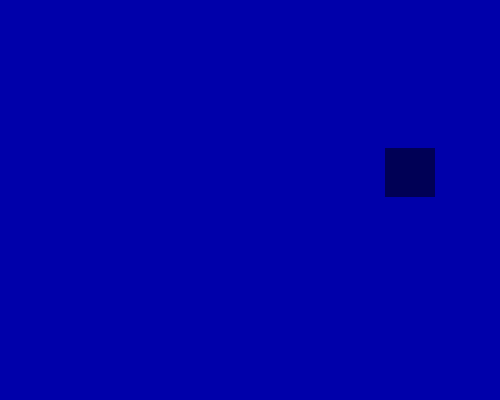
Frame 1 (no input)
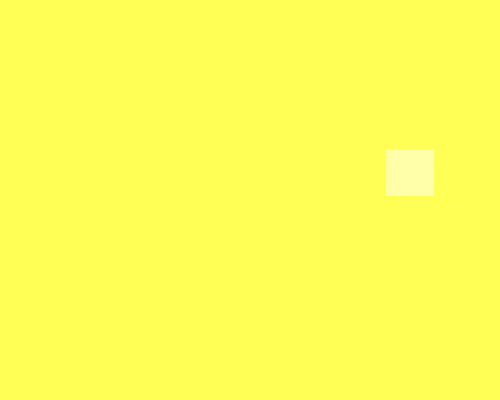
Frame 60 (the mouse pressed at the canvas centre just before this capture)
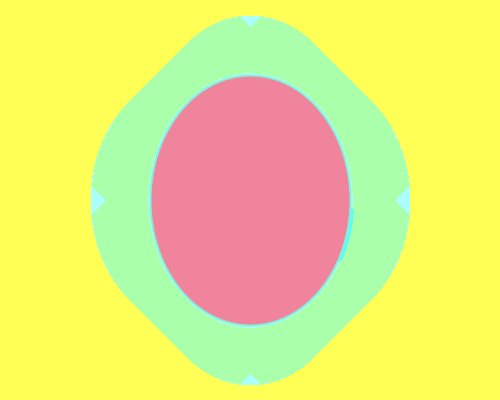
Frame 120 (the mouse held since frame 60 and released just before this capture)

The Processing sketch that drew these frames (run headless with seeded random() and noise(); from frame 60 on, the mouse is pressed at the canvas centre):

// Processing sketch: processing_164557
// ── processing_164557.pde

void setup(){
size(500,400);
background(245,245,125);

}
void draw(){
  if(!mousePressed){
  filter(INVERT);
  }
    if(mousePressed){
  noStroke();
  fill(mouseY,random(255),random(255));
  rect(mouseX+random(-25,25),mouseY+random(-25,25),random(5,10),random(5,10));
    }
filter(ERODE);
  fill(random(255),255,random(255),16);
  noStroke();
  rect(random(100,400),random(100,300),50,50);
  fill(132,240,215);
  filter(POSTERIZE, 4);
strokeWeight(2);
stroke(132,240,215);
  fill(240,132,157);
  ellipse(250,200,mouseY,mouseX);
}
